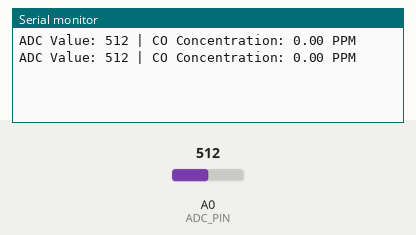
Simulated run of this sketch. Board: Arduino Uno, built with avr-gcc and run on an emulated ATmega328P. On the bench: the last lines printed to the serial monitor. The test bench sets the inputs (shaded band); at power-on: A0 (ADC_PIN) = 512.

Above: at 1.8 s.
1.9 s: A0 (ADC_PIN) set to 716
At 2.7 s:
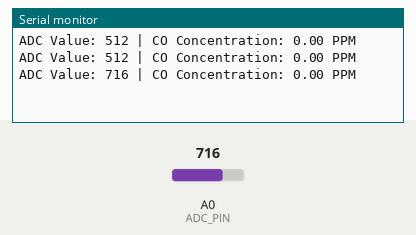
3.4 s: A0 (ADC_PIN) set to 900
At 4.3 s:
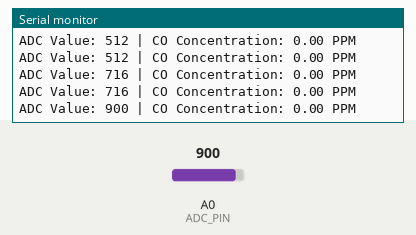
Timing chart, 0 to 6.4 s (numbered marks = the images above; inputs shaded):
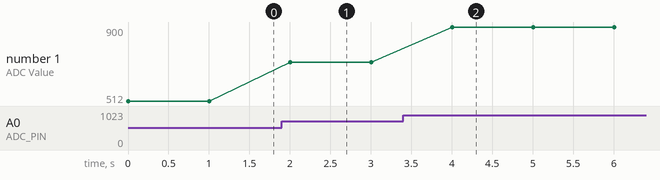

The sketch:

Codigo_CO_nolibrary.ino
```cpp
#define ADC_PIN A0
#define POWER_PIN 10

const int Vcc = 5;           // Supply voltage
const float Rl = 0.82;           // Load resistance in kOhms (820 Ω from the datasheet)
const int Vadc_max = 1023;   // ADC max value (10-bit ADC)
const float CO_Rs0 = 100.0;      // Typical sensor resistance in clean air for CO (value from the datasheet)

// Function to read the analog voltage
float readSensorVoltage(int pin) {
  int sensorValue = analogRead(pin);
  float voltage = sensorValue * float(Vcc / Vadc_max);
  return voltage;
}

// Function to calculate the sensor resistance
float calculateSensorResistance(float Vrl) {
  float Rs = ((Vcc - Vrl) / Vrl) * Rl;
  return Rs;
}

// Function to calculate CO PPM using the correct formula
float calculateCOPPM(float Rs) {
  float ratio = Rs / CO_Rs0;
  float ppm = pow((3.5 / ratio), 1.179);
  return ppm;
}

void setup() {
  Serial.begin(115200);
  pinMode(POWER_PIN, OUTPUT);
  digitalWrite(POWER_PIN, LOW); // Power on the sensor
  // delay(); // Allow the sensor to warm up for 1 minute
}

void loop() {
  int sensorValue = analogRead(ADC_PIN);
  float Vrl = sensorValue * (Vcc / Vadc_max);
  float Rs = calculateSensorResistance(Vrl);
  float CO_ppm = calculateCOPPM(Rs);

  Serial.print("ADC Value: ");
  Serial.print(sensorValue);
  Serial.print(" | CO Concentration: ");
  Serial.print(CO_ppm);
  Serial.println(" PPM");

  delay(1000);
}
```

Measured:
- after the input at 1.9 s, the serial monitor: prints a new line after 0.10 s (image 1)
- after the input at 3.4 s, the serial monitor: prints a new line after 0.61 s (image 2)
- plotted number 1: 512 → 716 after the input at 1.9 s, 716 → 900 after the input at 3.4 s
